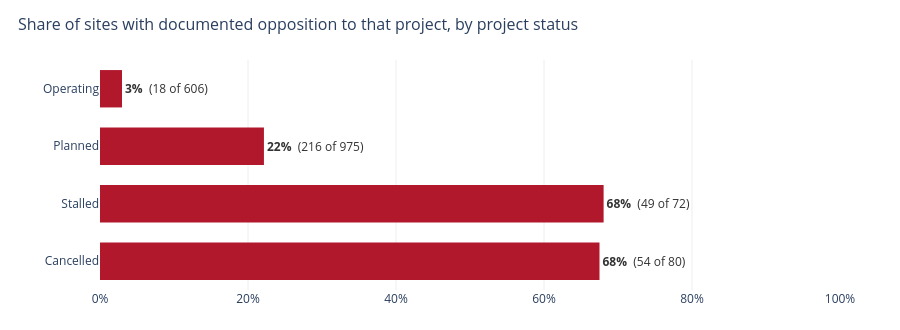

The cell this chart's notebook holds for it:
### Markdown cell above
What happens to projects that meet opposition? Only 3% of operating data centers have documented pushback. Among projects that stalled or were cancelled, about two-thirds did.

*Caveat: projects that drew opposition also drew news coverage, so their pushback is more likely to be recorded. Opposition clearly goes with stalled and cancelled projects, but this alone doesn't show it caused them.*

*Different source from the maps above. This chart uses the data center database's per-project flag (337 of 1,733 sites have documented local opposition to that specific project), not Priyanka's moratorium inventory. A moratorium is a town-wide pause on all data centers. This flag is opposition to one project. A site with no flag may still sit in a town with a moratorium, and the reverse.*

### Code cell
# Visual D: share of sites with documented community pushback, by project status.
# Source is the database's per-project pushback_documented flag, not moratoria_local.csv (see note above).
STATUS_ORDER = [("operating", "Operating"), ("pipeline", "Planned"), ("stalled", "Stalled"), ("cancelled", "Cancelled")]
share = (dc.assign(pb=dc.pushback_documented == True).groupby("status_group").pb.agg(["sum", "count"])
           .reindex([s for s, _ in STATUS_ORDER]))
share["pct"] = share["sum"] / share["count"] * 100
share["label"] = [name for _, name in STATUS_ORDER]
fig = go.Figure(go.Bar(y=share.label, x=share.pct, orientation="h", marker_color=PUSHBACK, marker_line_width=0,
    text=[f"<b>{p:.0f}%</b>  ({s:.0f} of {c:.0f})" for p, s, c in zip(share.pct, share["sum"], share["count"])],
    textposition="outside", cliponaxis=False, textfont=dict(size=12, color="#333"),
    hovertemplate="%{y}: %{x:.0f}% with documented opposition to the project<extra></extra>"))
fig.update_layout(height=330, margin=dict(l=100, r=60, t=60, b=40), plot_bgcolor="white", bargap=0.35,
    title=dict(text="Share of sites with documented opposition to that project, by project status", x=0.02, font=dict(size=16)),
    xaxis=dict(range=[0, 100], ticksuffix="%", gridcolor="#eee", zeroline=False),
    yaxis=dict(autorange="reversed", showgrid=False))
fig.write_html(ROOT / "jppolizzi" / "story_03c_pushback_outcomes.html", include_plotlyjs=True, config={"displayModeBar": False})
fig.show()

### Figure 1 — Plotly figure (JSON) as saved in the notebook; plotly's stock layout.template omitted (floating-point values rounded to 4 significant figures)
{"data": [{"cliponaxis": false, "hovertemplate": "%{y}: %{x:.0f}% with documented opposition to the project<extra></extra>", "marker": {"color": "#b2182b", "line": {"width": 0}}, "orientation": "h", "text": ["<b>3%</b>  (18 of 606)", "<b>22%</b>  (216 of 975)", "<b>68%</b>  (49 of 72)", "<b>68%</b>  (54 of 80)"], "textfont": {"color": "#333", "size": 12}, "textposition": "outside", "type": "bar", "x": [2.97, 22.15, 68.06, 67.5], "y": ["Operating", "Planned", "Stalled", "Cancelled"]}], "layout": {"bargap": 0.35, "height": 330, "margin": {"b": 40, "l": 100, "r": 60, "t": 60}, "plot_bgcolor": "white", "title": {"font": {"size": 16}, "text": "Share of sites with documented opposition to that project, by project status", "x": 0.02}, "xaxis": {"gridcolor": "#eee", "range": [0, 100], "ticksuffix": "%", "zeroline": false}, "yaxis": {"autorange": "reversed", "showgrid": false}}}
